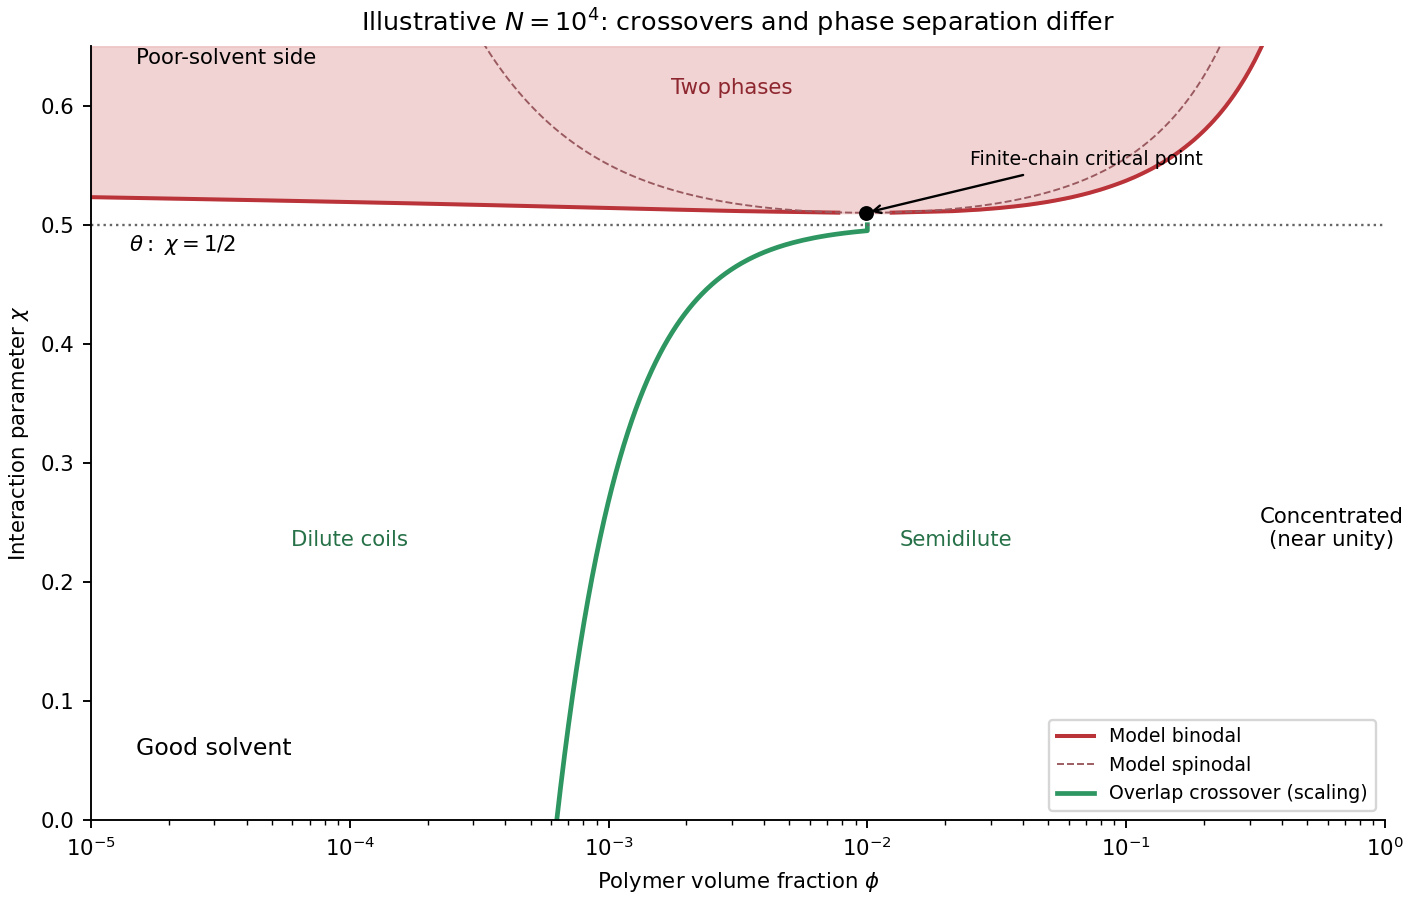

This figure's Python source:
"""Original Flory-Huggins model and concentration crossover diagram."""
import numpy as np
import matplotlib.pyplot as plt

def free_energy(phi,chi,N):
 return phi*np.log(phi)/N+(1-phi)*np.log1p(-phi)+chi*phi*(1-phi)
def coexistence(chi,N):
 # Lower convex envelope: its longest missing interval brackets the binodal.
 x=np.unique(np.r_[np.geomspace(1e-35,.025,5500),np.linspace(.025,.999999,4500)])
 y=free_energy(x,chi,N);h=[]
 for j in range(len(x)):
  while len(h)>1:
   i,k=h[-2],h[-1]
   if (y[k]-y[i])/(x[k]-x[i]) < (y[j]-y[k])/(x[j]-x[k]):break
   h.pop()
  h.append(j)
 gaps=np.diff(h);i=int(np.argmax(gaps));return float(x[h[i]]),float(x[h[i+1]])
def main():
 plt.rcParams.update({'font.size':9})
 N=1e4;pc=1/(1+np.sqrt(N));cc=.5*(1+N**(-.5))**2
 chis=np.linspace(cc+1e-4,.65,110);pairs=np.array([coexistence(c,N) for c in chis])
 fig,ax=plt.subplots(figsize=(8.3,5.3),layout='constrained')
 ax.fill_betweenx(chis,np.maximum(pairs[:,0],1e-5),pairs[:,1],color='#e9b6b7',alpha=.6)
 ax.plot(pairs[:,0],chis,c='#b93339',lw=1.7,label='Model binodal');ax.plot(pairs[:,1],chis,c='#b93339',lw=1.7)
 p=np.geomspace(1e-5,.999,2500);cs=.5*(1/(N*p)+1/(1-p));ax.plot(p,cs,'--',color='#99595e',lw=.8,label='Model spinodal')
 goodchi=np.linspace(0,.5,501);overlap=N**(-.8)*np.maximum(1-2*goodchi,N**(-.5))**(-.6)
 ax.plot(overlap,goodchi,color='#2d9661',lw=2,label='Overlap crossover (scaling)')
 ax.axhline(.5,c='.4',ls=':',lw=1);ax.scatter([pc],[cc],s=28,c='black',zorder=5)
 ax.annotate('Finite-chain critical point',(pc,cc),(.025,.55),arrowprops={'arrowstyle':'->'},fontsize=8)
 ax.text(1.4e-5,.478,r'$\theta:\ \chi=1/2$',fontsize=9)
 ax.text(1e-4,.23,'Dilute coils',ha='center',color='#267148')
 ax.text(.022,.23,'Semidilute',ha='center',color='#267148')
 ax.text(.62,.23,'Concentrated\n(near unity)',ha='center',fontsize=9)
 ax.text(.003,.61,'Two phases',ha='center',color='#8d262e')
 ax.text(1.5e-5,.055,'Good solvent',fontsize=10);ax.text(1.5e-5,.635,'Poor-solvent side',fontsize=9)
 ax.set(xscale='log',xlim=(1e-5,1),ylim=(0,.65),xlabel=r'Polymer volume fraction $\phi$',ylabel=r'Interaction parameter $\chi$',title=r'Illustrative $N=10^4$: crossovers and phase separation differ')
 ax.legend(loc='lower right',fontsize=8);ax.spines[['top','right']].set_visible(False)
 fig.savefig('paper-1-polymer-regimes.png',dpi=170,facecolor='white');plt.close(fig)
if __name__=='__main__':main()
